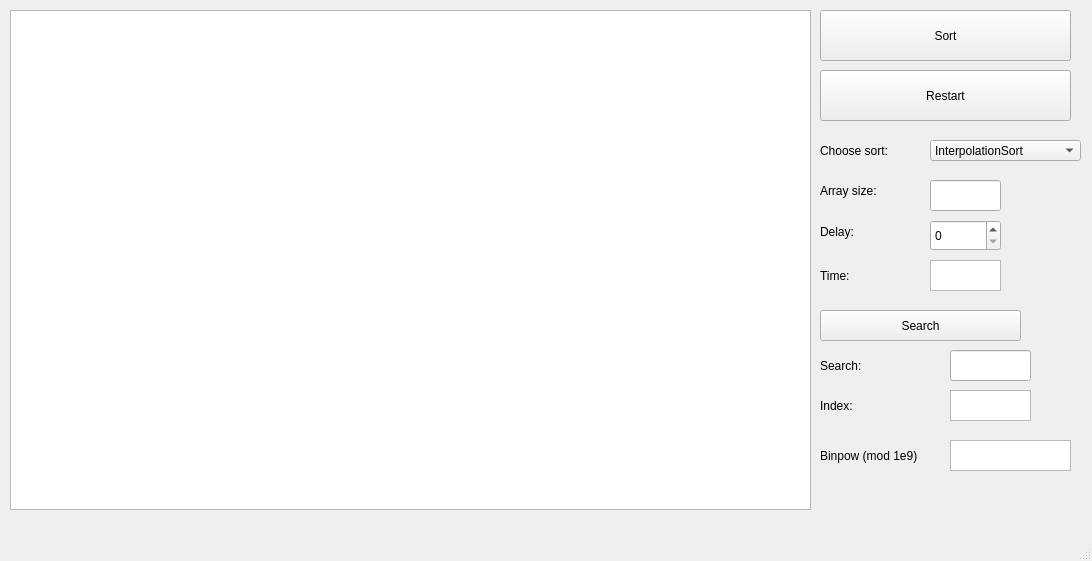
<?xml version="1.0" encoding="UTF-8"?>
<ui version="4.0">
 <class>MainWindow</class>
 <widget class="QMainWindow" name="MainWindow">
  <property name="geometry">
   <rect>
    <x>0</x>
    <y>0</y>
    <width>1092</width>
    <height>561</height>
   </rect>
  </property>
  <property name="sizePolicy">
   <sizepolicy hsizetype="Fixed" vsizetype="Fixed">
    <horstretch>0</horstretch>
    <verstretch>0</verstretch>
   </sizepolicy>
  </property>
  <property name="minimumSize">
   <size>
    <width>1092</width>
    <height>561</height>
   </size>
  </property>
  <property name="maximumSize">
   <size>
    <width>1092</width>
    <height>561</height>
   </size>
  </property>
  <property name="windowTitle">
   <string>MainWindow</string>
  </property>
  <widget class="QWidget" name="centralwidget">
   <widget class="QGraphicsView" name="graphicsView">
    <property name="geometry">
     <rect>
      <x>10</x>
      <y>10</y>
      <width>801</width>
      <height>500</height>
     </rect>
    </property>
   </widget>
   <widget class="QPushButton" name="sort">
    <property name="geometry">
     <rect>
      <x>820</x>
      <y>10</y>
      <width>251</width>
      <height>51</height>
     </rect>
    </property>
    <property name="text">
     <string>Sort</string>
    </property>
   </widget>
   <widget class="QPushButton" name="restart">
    <property name="geometry">
     <rect>
      <x>820</x>
      <y>70</y>
      <width>251</width>
      <height>51</height>
     </rect>
    </property>
    <property name="text">
     <string>Restart</string>
    </property>
   </widget>
   <widget class="QLabel" name="chooseSort">
    <property name="geometry">
     <rect>
      <x>820</x>
      <y>130</y>
      <width>91</width>
      <height>41</height>
     </rect>
    </property>
    <property name="text">
     <string>Choose sort: </string>
    </property>
   </widget>
   <widget class="QComboBox" name="sortBox">
    <property name="geometry">
     <rect>
      <x>930</x>
      <y>140</y>
      <width>151</width>
      <height>21</height>
     </rect>
    </property>
    <item>
     <property name="text">
      <string>InterpolationSort</string>
     </property>
    </item>
    <item>
     <property name="text">
      <string>MergeSort</string>
     </property>
    </item>
    <item>
     <property name="text">
      <string>QuickSort</string>
     </property>
    </item>
    <item>
     <property name="text">
      <string>HeapSort</string>
     </property>
    </item>
   </widget>
   <widget class="QLabel" name="arrSize">
    <property name="geometry">
     <rect>
      <x>820</x>
      <y>180</y>
      <width>91</width>
      <height>21</height>
     </rect>
    </property>
    <property name="text">
     <string>Array size:</string>
    </property>
   </widget>
   <widget class="QLineEdit" name="sizeEdit">
    <property name="geometry">
     <rect>
      <x>930</x>
      <y>180</y>
      <width>71</width>
      <height>31</height>
     </rect>
    </property>
   </widget>
   <widget class="QLabel" name="delay">
    <property name="geometry">
     <rect>
      <x>820</x>
      <y>216</y>
      <width>81</width>
      <height>31</height>
     </rect>
    </property>
    <property name="text">
     <string>Delay: </string>
    </property>
   </widget>
   <widget class="QSpinBox" name="delayBox">
    <property name="geometry">
     <rect>
      <x>930</x>
      <y>220</y>
      <width>71</width>
      <height>31</height>
     </rect>
    </property>
   </widget>
   <widget class="QLabel" name="Time">
    <property name="geometry">
     <rect>
      <x>820</x>
      <y>260</y>
      <width>71</width>
      <height>31</height>
     </rect>
    </property>
    <property name="text">
     <string>Time: </string>
    </property>
   </widget>
   <widget class="QTextBrowser" name="timeBrowser">
    <property name="geometry">
     <rect>
      <x>930</x>
      <y>260</y>
      <width>71</width>
      <height>31</height>
     </rect>
    </property>
   </widget>
   <widget class="QLabel" name="search">
    <property name="geometry">
     <rect>
      <x>820</x>
      <y>350</y>
      <width>111</width>
      <height>31</height>
     </rect>
    </property>
    <property name="text">
     <string>Search: </string>
    </property>
   </widget>
   <widget class="QTextBrowser" name="indexBrowser">
    <property name="geometry">
     <rect>
      <x>950</x>
      <y>390</y>
      <width>81</width>
      <height>31</height>
     </rect>
    </property>
    <property name="html">
     <string>&lt;!DOCTYPE HTML PUBLIC &quot;-//W3C//DTD HTML 4.0//EN&quot; &quot;http://www.w3.org/TR/REC-html40/strict.dtd&quot;&gt;
&lt;html&gt;&lt;head&gt;&lt;meta name=&quot;qrichtext&quot; content=&quot;1&quot; /&gt;&lt;meta charset=&quot;utf-8&quot; /&gt;&lt;style type=&quot;text/css&quot;&gt;
p, li { white-space: pre-wrap; }
hr { height: 1px; border-width: 0; }
li.unchecked::marker { content: &quot;\2610&quot;; }
li.checked::marker { content: &quot;\2612&quot;; }
&lt;/style&gt;&lt;/head&gt;&lt;body style=&quot; font-family:'Sans Serif'; font-size:9pt; font-weight:400; font-style:normal;&quot;&gt;
&lt;p style=&quot;-qt-paragraph-type:empty; margin-top:0px; margin-bottom:0px; margin-left:0px; margin-right:0px; -qt-block-indent:0; text-indent:0px; font-family:'Ubuntu'; font-size:11pt;&quot;&gt;&lt;br /&gt;&lt;/p&gt;&lt;/body&gt;&lt;/html&gt;</string>
    </property>
   </widget>
   <widget class="QLabel" name="index">
    <property name="geometry">
     <rect>
      <x>820</x>
      <y>390</y>
      <width>111</width>
      <height>31</height>
     </rect>
    </property>
    <property name="text">
     <string>Index:</string>
    </property>
   </widget>
   <widget class="QPushButton" name="searchButton">
    <property name="geometry">
     <rect>
      <x>820</x>
      <y>310</y>
      <width>201</width>
      <height>31</height>
     </rect>
    </property>
    <property name="text">
     <string>Search</string>
    </property>
   </widget>
   <widget class="QLineEdit" name="searchEdit">
    <property name="geometry">
     <rect>
      <x>950</x>
      <y>350</y>
      <width>81</width>
      <height>31</height>
     </rect>
    </property>
   </widget>
   <widget class="QLabel" name="powLabel">
    <property name="geometry">
     <rect>
      <x>820</x>
      <y>440</y>
      <width>121</width>
      <height>31</height>
     </rect>
    </property>
    <property name="text">
     <string>Binpow (mod 1e9)</string>
    </property>
   </widget>
   <widget class="QTextBrowser" name="powBrowser">
    <property name="geometry">
     <rect>
      <x>950</x>
      <y>440</y>
      <width>121</width>
      <height>31</height>
     </rect>
    </property>
   </widget>
  </widget>
  <widget class="QMenuBar" name="menubar">
   <property name="geometry">
    <rect>
     <x>0</x>
     <y>0</y>
     <width>1092</width>
     <height>22</height>
    </rect>
   </property>
  </widget>
  <widget class="QStatusBar" name="statusbar"/>
 </widget>
 <resources/>
 <connections/>
</ui>
